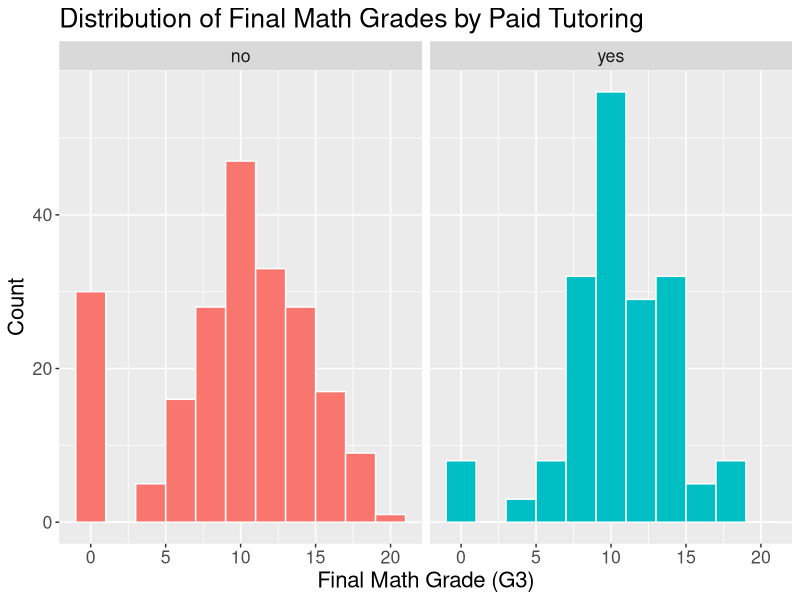
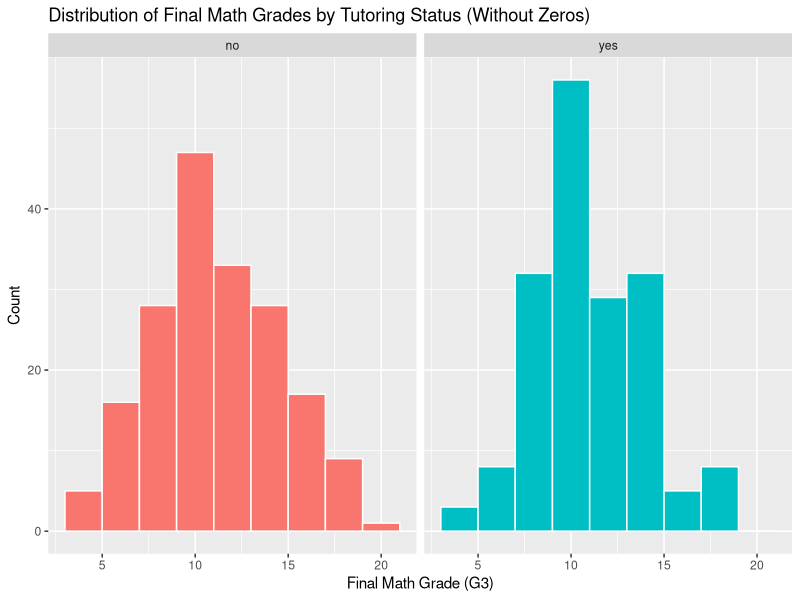
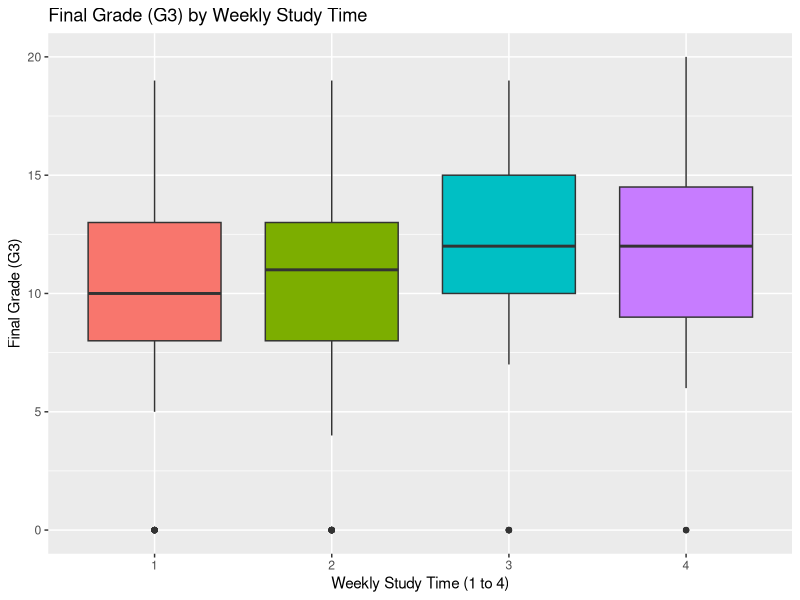
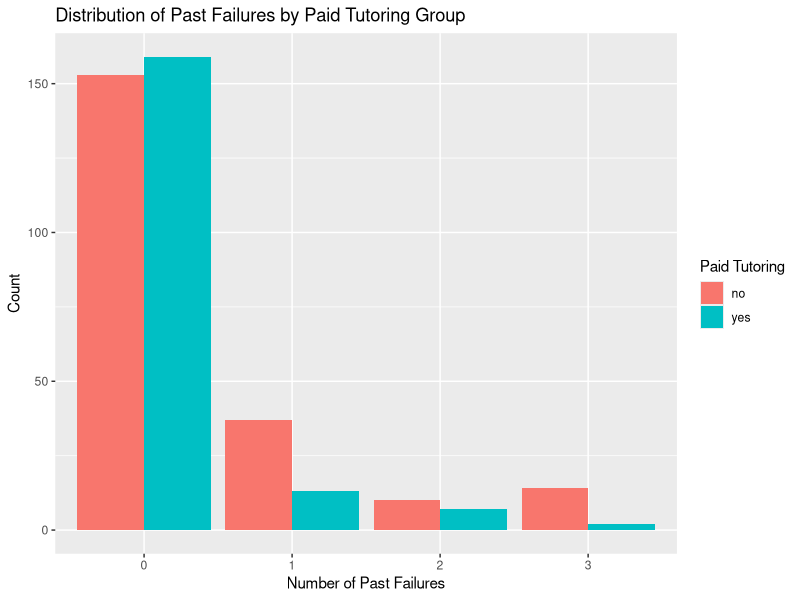
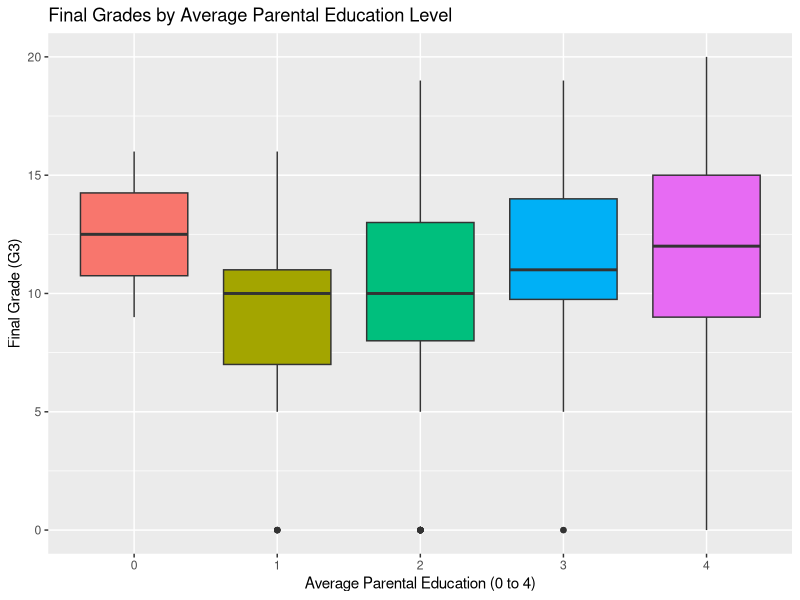
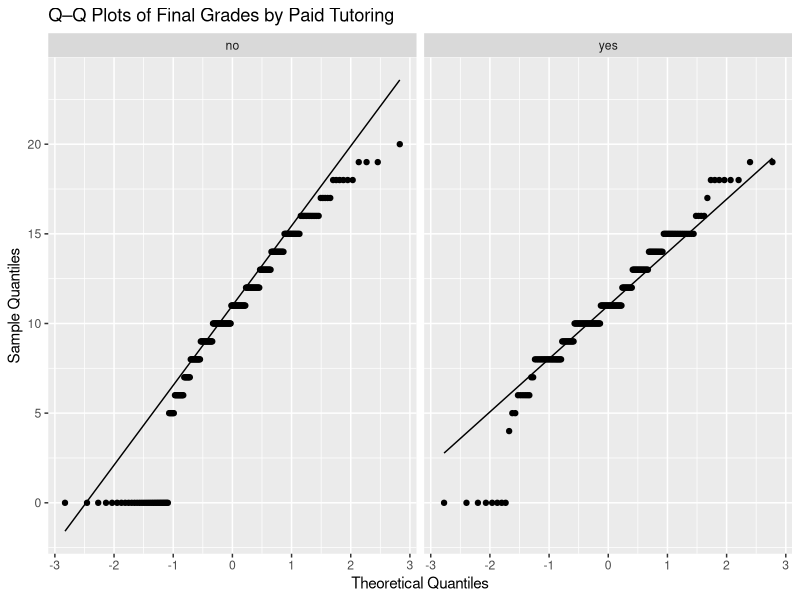

The R script that drew these images, in order:
## ---- chunk 1
#| label: setup
#| include: false

knitr::opts_chunk$set(
  echo = TRUE, 
  message = FALSE, 
  warning = FALSE
)


library(tidyverse)
library(dplyr)
library(ggplot2)
## ---- chunk 2
student <- read_csv("student_maths.csv")
## ---- chunk 3
student <- student |>
select(G3, paid, studytime, failures, absences, Medu, Fedu) |>
mutate(
paid = as.factor(paid)
)
## ---- chunk 4
table(student$paid)
## ---- chunk 5
colSums(is.na(student))
## ---- chunk 6
summary(student)
## ---- chunk 7
student |>
  group_by(paid) |>
  summarise(
    mean = mean(G3),
    sd = sd(G3),
    median = median(G3),
    n = n()
  )
## ---- chunk 8
student |> 
  ggplot(aes(G3, fill = paid)) +
  geom_histogram(binwidth = 2,
                 col = "white",
                 show.legend = FALSE) +
  facet_wrap(~ paid) +
  labs(title = "Distribution of Final Math Grades by Paid Tutoring",
       x = "Final Math Grade (G3)",
       y = "Count") +
  theme(text = element_text(size = 16))
## ---- chunk 9
sum(student$G3 == 0 & student$paid == "yes")   # zeros in tutoring group
sum(student$G3 == 0 & student$paid == "no")    # zeros in no-tutoring group

## ---- chunk 10
# Remove zero scores
student_no0 <- student |> filter(G3 > 0)

# Histogram without zeros
student_no0 |>
  ggplot(aes(G3, fill = paid)) +
  geom_histogram(binwidth = 2, col = "white", show.legend = FALSE) +
  facet_wrap(~ paid) +
  labs(
    title = "Distribution of Final Math Grades by Tutoring Status (Without Zeros)",
    x = "Final Math Grade (G3)",
    y = "Count"
  )

## ---- chunk 11
student_no0 |>
  group_by(paid) |>
  summarise(
    mean_g3 = mean(G3),
    sd_g3   = sd(G3),
    n       = n()
  )

## ---- chunk 12

student |>
  ggplot(aes(x = as.factor(studytime), y = G3, fill = as.factor(studytime))) +
  geom_boxplot(show.legend = FALSE) +
  labs(title = "Final Grade (G3) by Weekly Study Time",
       x = "Weekly Study Time (1 to 4)",
       y = "Final Grade (G3)")

## ---- chunk 13
student |>
  ggplot(aes(x = as.factor(failures), fill = paid)) +
  geom_bar(position = "dodge") +
  labs(title = "Distribution of Past Failures by Paid Tutoring Group",
       x = "Number of Past Failures",
       y = "Count",
       fill = "Paid Tutoring")

## ---- chunk 14
student <- student |>
  mutate(parent_edu_group = as.factor(round((Medu + Fedu) / 2)))

student |>
  ggplot(aes(x = parent_edu_group, y = G3, fill = parent_edu_group)) +
  geom_boxplot(show.legend = FALSE) +
  labs(title = "Final Grades by Average Parental Education Level",
       x = "Average Parental Education (0 to 4)",
       y = "Final Grade (G3)")

## ---- chunk 15
paid_yes <- student |>
  filter(paid == "yes") |>
  pull(G3)

paid_no <- student |>
  filter(paid == "no") |>
  pull(G3)

n1 <- length(paid_yes)
n2 <- length(paid_no)

n1; n2
## ---- chunk 16
student |>
  ggplot(aes(sample = G3)) +
  stat_qq() +
  stat_qq_line() +
  facet_wrap(~ paid) +
  labs(title = "Q–Q Plots of Final Grades by Paid Tutoring",
       x = "Theoretical Quantiles",
       y = "Sample Quantiles")
## ---- chunk 17
xbar1 <- mean(paid_yes)
xbar2 <- mean(paid_no)

s1 <- sd(paid_yes)
s2 <- sd(paid_no)

stat <- xbar1 - xbar2
null_value <- 0
se <- sqrt(s1^2/n1 + s2^2/n2)

df <- min(c(n1, n2)) - 1

t_stat <- (stat - null_value) / se
t_stat
## ---- chunk 18
p_val <- pt(t_stat, df = df, lower.tail = FALSE)
p_val
## ---- chunk 19
t.test(paid_yes, paid_no,
       alternative = "two.sided",
       conf.level = 0.95)
